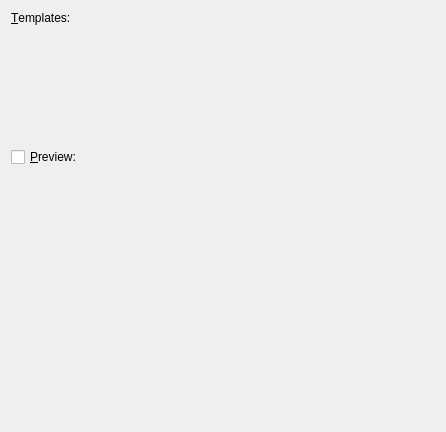
<ui version="4.0" >
 <class>TemplatePage</class>
 <widget class="QWidget" name="TemplatePage" >
  <property name="geometry" >
   <rect>
    <x>0</x>
    <y>0</y>
    <width>446</width>
    <height>432</height>
   </rect>
  </property>
  <property name="minimumSize" >
   <size>
    <width>0</width>
    <height>76</height>
   </size>
  </property>
  <property name="windowTitle" >
   <string>Templates</string>
  </property>
  <layout class="QVBoxLayout" >
   <property name="margin" >
    <number>11</number>
   </property>
   <property name="spacing" >
    <number>6</number>
   </property>
   <item>
    <widget class="QLabel" name="templatesLabel" >
     <property name="text" >
      <string>&amp;Templates:</string>
     </property>
     <property name="wordWrap" >
      <bool>false</bool>
     </property>
     <property name="buddy" >
      <cstring>templates</cstring>
     </property>
    </widget>
   </item>
   <item>
    <widget class="KMFIconView" name="templates" >
     <property name="sizePolicy" >
      <sizepolicy>
       <hsizetype>5</hsizetype>
       <vsizetype>0</vsizetype>
       <horstretch>0</horstretch>
       <verstretch>0</verstretch>
      </sizepolicy>
     </property>
     <property name="minimumSize" >
      <size>
       <width>0</width>
       <height>110</height>
      </size>
     </property>
     <property name="maximumSize" >
      <size>
       <width>32767</width>
       <height>110</height>
      </size>
     </property>
     <property name="focusPolicy" >
      <enum>Qt::StrongFocus</enum>
     </property>
    </widget>
   </item>
   <item>
    <widget class="QCheckBox" name="previewCheckBox" >
     <property name="text" >
      <string>&amp;Preview:</string>
     </property>
     <property name="shortcut" >
      <string>Alt+P</string>
     </property>
    </widget>
   </item>
   <item>
    <widget class="KMFImageView" name="templatePreview" >
     <property name="sizePolicy" >
      <sizepolicy>
       <hsizetype>7</hsizetype>
       <vsizetype>7</vsizetype>
       <horstretch>0</horstretch>
       <verstretch>0</verstretch>
      </sizepolicy>
     </property>
    </widget>
   </item>
  </layout>
 </widget>
 <layoutdefault spacing="6" margin="11" />
 <layoutfunction spacing="KDialog::spacingHint" margin="KDialog::marginHint" />
 <customwidgets>
  <customwidget>
   <class>KMFImageView</class>
   <extends>QWidget</extends>
   <header>kmfimageview.h</header>
  </customwidget>
  <customwidget>
   <class>KMFIconView</class>
   <extends>QWidget</extends>
   <header>kmficonview.h</header>
  </customwidget>
 </customwidgets>
 <tabstops>
  <tabstop>templates</tabstop>
  <tabstop>previewCheckBox</tabstop>
 </tabstops>
 <resources/>
 <connections>
  <connection>
   <sender>previewCheckBox</sender>
   <signal>clicked()</signal>
   <receiver>TemplatePage</receiver>
   <slot>previewClicked()</slot>
   <hints>
    <hint type="sourcelabel" >
     <x>20</x>
     <y>20</y>
    </hint>
    <hint type="destinationlabel" >
     <x>20</x>
     <y>20</y>
    </hint>
   </hints>
  </connection>
 </connections>
</ui>
